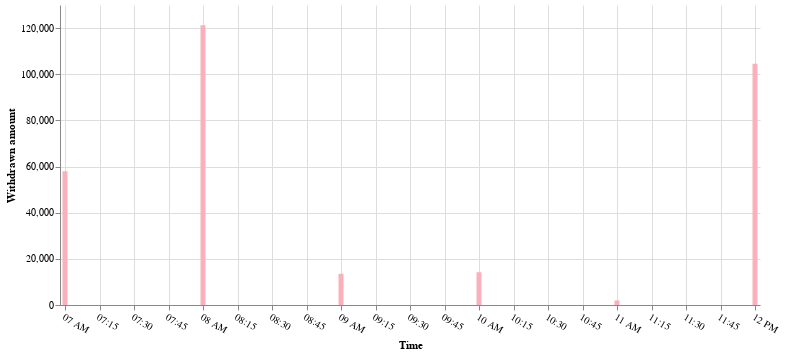

The code cell stored with this chart in its notebook:
### Code cell
alt.Chart(p2_hourly_df.rename(columns=cols_dict)).mark_bar().encode(
    x=cols_dict['HR']+':T',
    y=cols_dict['WITH_AMOUNT']+":Q",
    tooltip=[cols_dict['HR']+':T',cols_dict['WITH_AMOUNT']+":Q"]
).configure_mark(
    color='#fab0ba'
).properties(width=700).configure_axisX(
    labelAngle=30
).configure_view(strokeOpacity=0)

### Figure 1 — Vega-Lite specification as saved in the notebook (floating-point values rounded to 4 significant figures)
{"config": {"view": {"continuousWidth": 400, "continuousHeight": 300, "strokeOpacity": 0}, "axisX": {"labelAngle": 30}, "mark": {"color": "#fab0ba"}}, "data": {"name": "data-d22ec18ffd5a107e1deba10a10dcf1cd"}, "mark": "bar", "encoding": {"tooltip": [{"field": "Time", "type": "temporal"}, {"field": "Withdrawn amount", "type": "quantitative"}], "x": {"field": "Time", "type": "temporal"}, "y": {"field": "Withdrawn amount", "type": "quantitative"}}, "width": 700, "$schema": "https://vega.github.io/schema/vega-lite/v4.17.0.json", "datasets": {"data-d22ec18ffd5a107e1deba10a10dcf1cd": [{"Time": "2022/02/05  09:00:00", "Withdrawn amount": 13500.0, "WITH_TX": 14, "N° of withdrawing users": 14}, {"Time": "2022/02/05  11:00:00", "Withdrawn amount": 1971.0, "WITH_TX": 7, "N° of withdrawing users": 7}, {"Time": "2022/02/05  10:00:00", "Withdrawn amount": 14170.0, "WITH_TX": 12, "N° of withdrawing users": 12}, {"Time": "2022/02/05  08:00:00", "Withdrawn amount": 121200.0, "WITH_TX": 19, "N° of withdrawing users": 19}, {"Time": "2022/02/05  12:00:00", "Withdrawn amount": 104600.0, "WITH_TX": 12, "N° of withdrawing users": 12}, {"Time": "2022/02/05  07:00:00", "Withdrawn amount": 57930.0, "WITH_TX": 35, "N° of withdrawing users": 35}]}}
